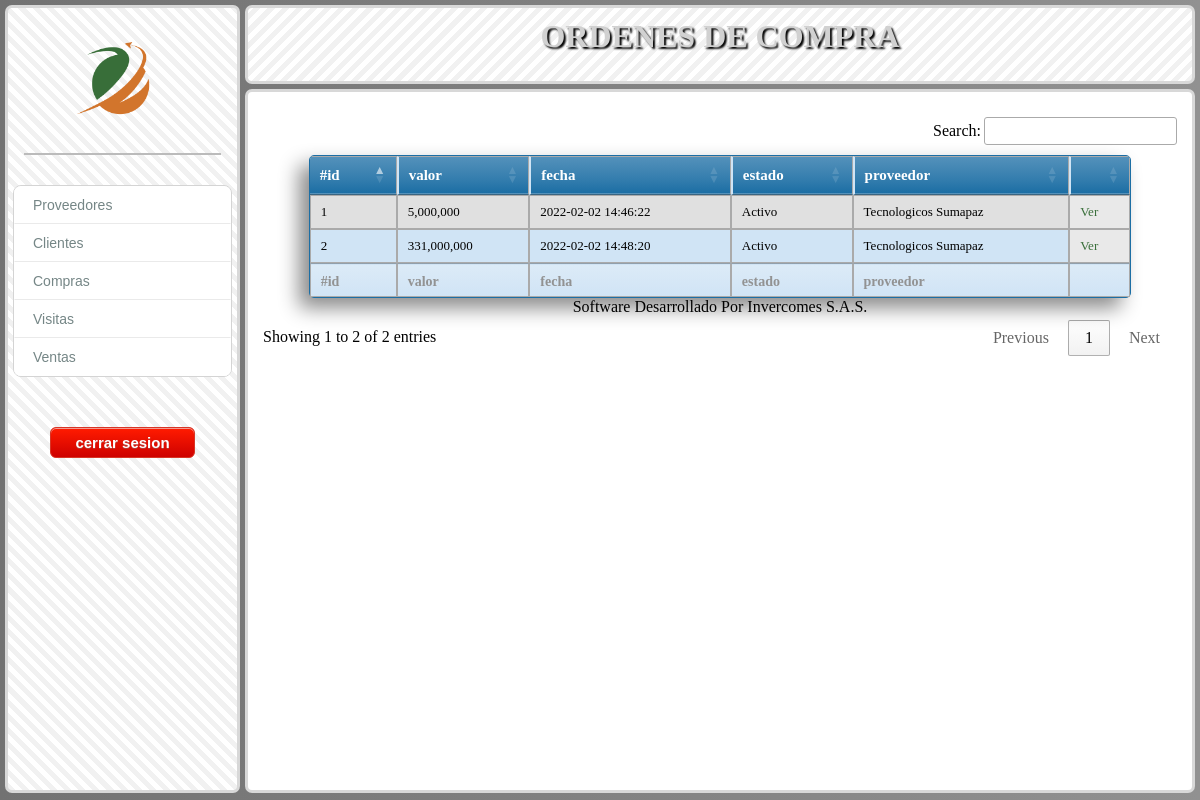
Page /modulos/proveedores/buscarorden.php (signed in) on the committed database.
### tables this page shows
CREATE TABLE `ordenesdecompra` (
  `id_ordenescompra` int(11) NOT NULL,
  `valor_total` int(11) NOT NULL,
  `fecha_registro` datetime NOT NULL,
  `status` int(11) NOT NULL,
  `id_usradmin` int(11) NOT NULL,
  `id_proveedor` int(11) NOT NULL
);

CREATE TABLE `proveedores` (
  `id_proveedor` int(11) NOT NULL,
  `nombre_proveedor` varchar(200) NOT NULL,
  `nit_proveedor` int(11) NOT NULL,
  `Correo_proveedor` varchar(200) NOT NULL,
  `web_proveedor` varchar(200) NOT NULL,
  `telefono_proveedor` varchar(200) NOT NULL,
  `ciudad` varchar(200) NOT NULL,
  `linea` varchar(200) NOT NULL,
  `productos` varchar(500) NOT NULL,
  `tipodistribucion` varchar(200) NOT NULL,
  `observaciones` varchar(1800) NOT NULL,
  `asesor` varchar(200) NOT NULL,
  `creacion` datetime NOT NULL,
  `id_usradmin` int(11) NOT NULL,
  `direccion` varchar(1800) NOT NULL
);

### modulos/proveedores/funcionesphp/seguridad.php (called while the page is built, shortened)
<?php
$ccusr=$_SESSION['proveedor'];
?>

### modulos/proveedores/buscarorden.php (the view, shortened to what this page needs)
<?php
require'funcionesphp/seguridad.php';
require'funcionesphp/conex.php';
?>
<!DOCTYPE html>
<html lang="es">
<head>
    <link rel="stylesheet" href="css/buscarorden.css">
    <link rel="stylesheet" href="css/generales.css">
    <link rel="stylesheet" href="css/grid.css">
    <link rel="stylesheet" href="iconos/styles.css">
<link rel="stylesheet" href="https://cdn.datatables.net/1.11.3/css/jquery.dataTables.min.css">
<link rel="stylesheet" href="https://cdn.datatables.net/buttons/2.1.0/css/buttons.dataTables.min.css">
</head>
<body>
<div class="container">
  <div class="trabajo">
  <table id="ordenes" style="width: 90% ;" class="blueTable" >
        <thead>
            <tr>
                <th>#id</th>
                <th>valor</th>
                <th>fecha</th>
                <th>estado</th>
                <th>proveedor</th>
                <th>   </th>
            </tr>
        </thead>
        <tbody>
        <?php
$sql = $db->query("SELECT * FROM ordenesdecompra,proveedores
WHERE ordenesdecompra.id_proveedor = proveedores.id_proveedor
AND ordenesdecompra.id_usradmin = $ccusr");
while ($row = $sql->fetch_assoc()) {
    echo '<tr>
    <td>  '.$row['id_ordenescompra'].'</td>
    <td>'. number_format( $row['valor_total']).'</td>
    <td>'.$row['fecha_registro'].'</td>';
     if ($row['status'] == 1) {
        echo '<td>Activo</td>';
    } else {
        echo '<td>Inactivo</td>';
    }
   echo ' <td>'.$row['nombre_proveedor'].'</td>
    <td class="special"> <a href="verorden.php?id='.$row['id_ordenescompra'].'"> ver </a></td>
    </tr>';
}
?>
</tbody>
<tfoot>
            <tr>
            <th>#id</th>
                <th>valor</th>
                <th>fecha</th>
                <th>estado</th>
                <th>proveedor</th>
                <th>   </th>
            </tr>
        </tfoot>
    </table>
  </div>
  <div class="cabecera">
  <h1>Ordenes de compra</h1>
  </div>
  <div class="menu">
        <?php
        include'vistas/menu.php';
        ?>
  </div>
</div>
</body>
</html>

### modulos/proveedores/css/generales.css (style rules this page uses)
* { padding: 0; margin: 0; box-sizing: border-box; }
table.blueTable { border: 1px solid #1C6EA4; background-color: #EEEEEE; width: 100%; text-align: left; border-collapse: collapse; margin: 25px auto; border-radius: 5px; overflow: hidden; background: #e0e0e0; box-shadow: -10px 10px 20px #8b8b8b, 10px -10px 20px #ffffff; }
table.blueTable td, table.blueTable th { border: 1px solid #AAAAAA; padding: 3px 2px; }
table.blueTable tbody td { font-size: 13px; text-transform: capitalize; }
table.blueTable tr:nth-child(even) { background: #D0E4F5; }
table.blueTable thead { background: #1C6EA4; background: -moz-linear-gradient(top, #5592bb 0%, #327cad 66%, #1C6EA4 100%); background: -webkit-linear-gradient(top, #5592bb 0%, #327cad 66%, #1C6EA4 100%); background: linear-gradient(to bottom, #5592bb 0%, #327cad 66%, #1C6EA4 100%); border-bottom: 2px solid #444444; }
table.blueTable thead th { font-size: 15px; font-weight: bold; text-align: center; color: #ffffff; border-left: 2px solid #D0E4F5; }
table.blueTable thead th:first-child { border-left: none; }
table.blueTable tfoot { font-size: 14px; font-weight: bold; color: #929292; background: #D0E4F5; background: -moz-linear-gradient(top, #dcebf7 0%, #d4e6f6 66%, #D0E4F5 100%); background: -webkit-linear-gradient(top, #dcebf7 0%, #d4e6f6 66%, #D0E4F5 100%); background: linear-gradient(to bottom, #dcebf7 0%, #d4e6f6 66%, #D0E4F5 100%); border-top: 2px solid #444444; }
.special { background: rgb(233, 233, 233) ; border: solid 1px white; font-style: normal; color: #386E39; }

### modulos/proveedores/css/grid.css (style rules this page uses)
html { padding: 5px; background: linear-gradient(to right, #727272, #cfcfcf, #ffffff ); background-size: 600% 400%; animation: bgmovil 20s ease infinite; }
.container { display: grid; grid-template-columns: 0.8fr 1.2fr 1fr 1fr; grid-template-rows: 10% 90% 50%; gap: 5px 5px; grid-auto-flow: row; grid-template-areas: "menu cabecera cabecera cabecera" "menu trabajo trabajo trabajo" "menu trabajo trabajo trabajo"; }
.trabajo { grid-area: trabajo; height: 88vh; border: 3px solid #d8d8d8; padding: 15px; border-radius: 7px; overflow-y: scroll; background: white; }
.cabecera { grid-area: cabecera; background: repeating-linear-gradient( -45deg, white 5px, white 10px, #f1f1f1 10px, #f1f1f1 15px); border: 3px solid #d8d8d8; padding: 5px; border-radius: 7px; }
.menu { grid-area: menu; height: 98.5vh; border: 3px solid #d8d8d8; padding: 5px; border-radius: 7px; background: repeating-linear-gradient( 45deg, white 5px, white 10px, #f1f1f1 10px, #f1f1f1 15px); }
.cabecera h1 { text-align: center; padding: 5px; text-transform: uppercase; color: rgb(209, 209, 209); text-shadow: 2px 2px 2px black ; }

### modulos/proveedores/css/menu.css (style rules this page uses)
a { text-decoration: none; color: inherit; }

### rows in the picture
ordenesdecompra: id_ordenescompra "1", valor_total "5,000,000", fecha_registro "2022-02-02 14:46:22", status "Activo", id_proveedor.nombre_proveedor "Tecnologicos Sumapaz"
ordenesdecompra: id_ordenescompra "2", valor_total "331,000,000", fecha_registro "2022-02-02 14:48:20", status "Activo", id_proveedor.nombre_proveedor "Tecnologicos Sumapaz"
